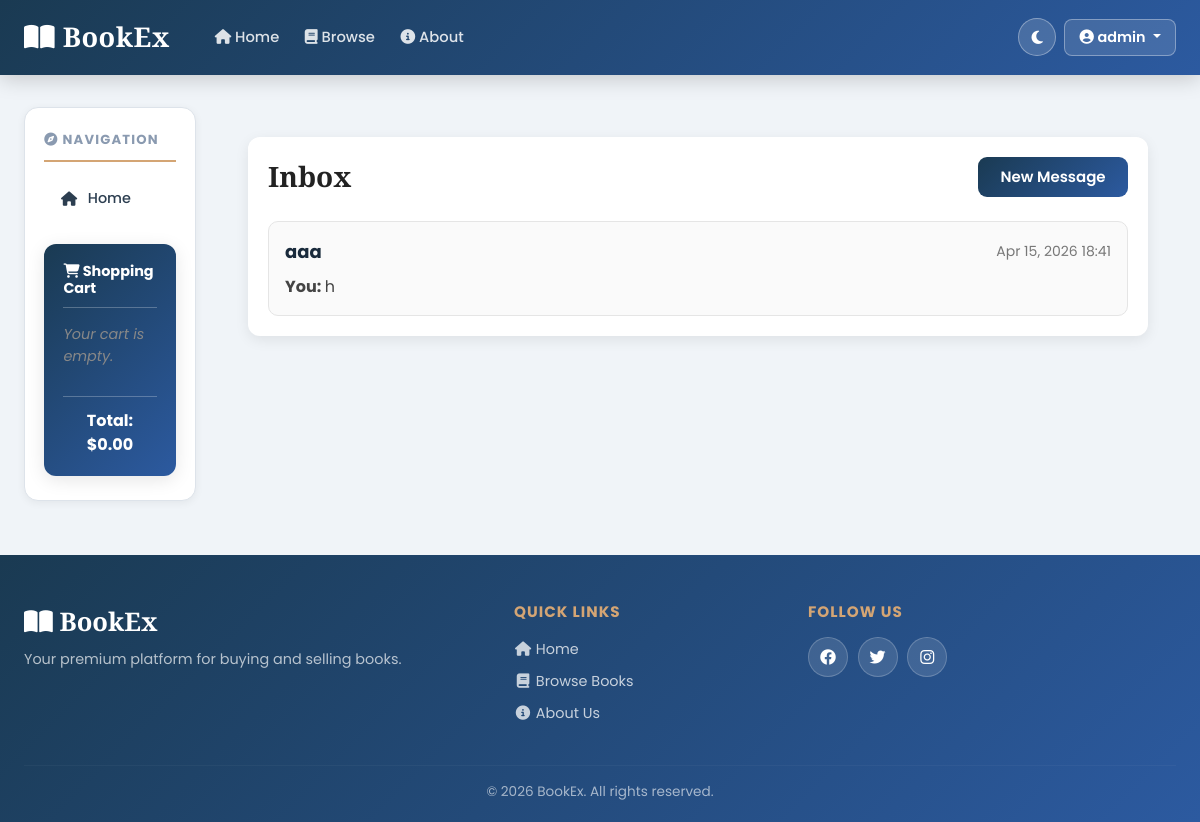
Page /inbox/ (signed in) on the earlier database version.
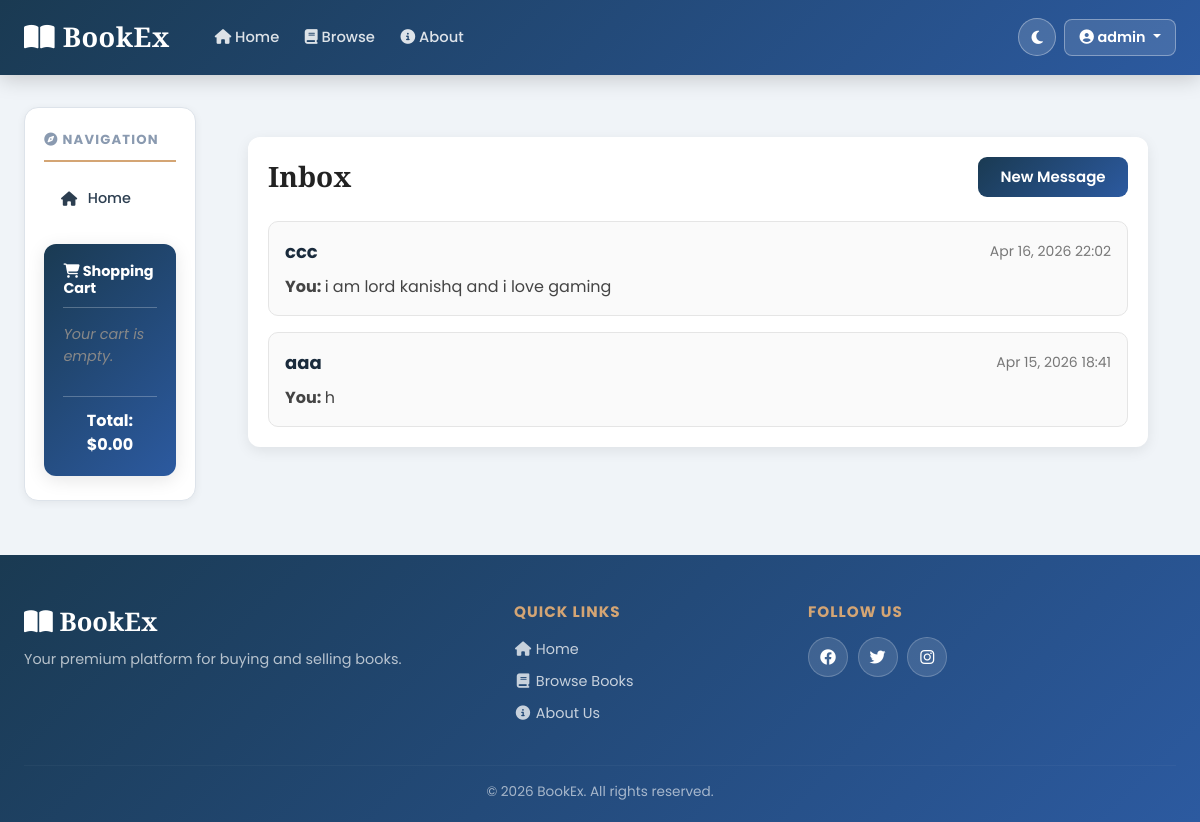
Same page on the later database version.
### bookMng/models.py (models this page shows, shortened)
class MessageThread(models.Model):
    user1 = models.ForeignKey(
        settings.AUTH_USER_MODEL,
        on_delete=models.CASCADE,
        related_name="message_threads_as_user1",
    )
    user2 = models.ForeignKey(
        settings.AUTH_USER_MODEL,
        on_delete=models.CASCADE,
        related_name="message_threads_as_user2",
    )
    created_at = models.DateTimeField(auto_now_add=True)
    updated_at = models.DateTimeField(auto_now=True)
    class Meta:
        ordering = ["-updated_at"]
        constraints = [
            models.UniqueConstraint(
                fields=["user1", "user2"],
                name="unique_message_thread_pair",
            )
        ]
    def other_user(self, current_user):
        if current_user == self.user1:
            return self.user2
        return self.user1
    def latest_message(self):
        return self.messages.order_by("-created_at").first()
    def unread_count_for(self, user):
        return self.messages.filter(recipient=user, is_read=False).count()

class PrivateMessage(models.Model):
    thread = models.ForeignKey(
        MessageThread,
        on_delete=models.CASCADE,
        related_name="messages",
    )
    sender = models.ForeignKey(
        settings.AUTH_USER_MODEL,
        on_delete=models.CASCADE,
        related_name="sent_private_messages",
    )
    recipient = models.ForeignKey(
        settings.AUTH_USER_MODEL,
        on_delete=models.CASCADE,
        related_name="received_private_messages",
    )
    body = models.TextField()
    is_read = models.BooleanField(default=False)
    created_at = models.DateTimeField(auto_now_add=True)
    read_at = models.DateTimeField(null=True, blank=True)
    class Meta:
        ordering = ["created_at"]

### bookMng/views.py (the view)
# urls.py: path("inbox/", views.inbox, name="inbox"),
@login_required
@require_GET
def inbox(request: HttpRequest) -> HttpResponse:
    threads = (
        MessageThread.objects
        .filter(Q(user1=request.user) | Q(user2=request.user))
        .prefetch_related("messages", "user1", "user2")
        .order_by("-updated_at")
    )
    thread_data = []
    for thread in threads:
        other_user = thread.other_user(request.user)
        latest_message = thread.latest_message()
        unread_count = thread.unread_count_for(request.user)
        thread_data.append(
            {
                "thread": thread,
                "other_user": other_user,
                "latest_message": latest_message,
                "unread_count": unread_count,
            }
        )
    context = {
        "thread_data": thread_data,
    }
    return render(request, "bookMng/inbox.html", context)

### bookEx/templates/bookMng/inbox.html (shortened to what this page needs)
{% extends "base.html" %}
{% load static %}
{% block content %}
<div class="message-box-container">
    <div class="message-box-header">
        <h1>Inbox</h1>
        <a class="btn-primary" href="{% url 'compose_message' %}">New Message</a>
    </div>
    {% if thread_data %}
        <div class="thread-list">
            {% for item in thread_data %}
                <a class="thread-card" href="{% url 'thread_detail' item.thread.id %}">
                    <div class="thread-card-top">
                        <span class="thread-username">{{ item.other_user.username }}</span>
                        {% if item.latest_message %}
                            <span class="thread-time">{{ item.latest_message.created_at|date:"M d, Y H:i" }}</span>
                        {% endif %}
                    </div>
                    <div class="thread-card-body">
                        {% if item.latest_message %}
                            <p>
                                <strong>
                                    {% if item.latest_message.sender == request.user %}
                                        You:
                                    {% else %}
                                        {{ item.other_user.username }}:
                                    {% endif %}
                                </strong>
                                {{ item.latest_message.body|truncatechars:90 }}
                            </p>
                        {% else %}
                            <p>No messages yet.</p>
                        {% endif %}
                    </div>
                </a>
            {% endfor %}
        </div>
    {% else %}
        <div class="empty-state">
            <p>You have no conversations yet.</p>
            <a class="btn-primary" href="{% url 'compose_message' %}">Start a Conversation</a>
        </div>
    {% endif %}
</div>
{% endblock %}

Differences in the rows shown:
added MessageThread: other_user.username "ccc", latest_message.created_at "Apr 16, 2026 22:02", latest_message.body "i am lord kanishq and i love gaming"
